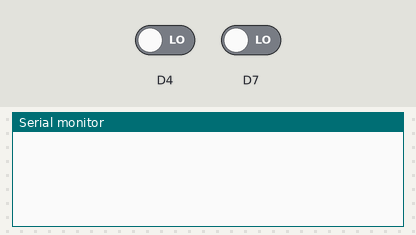
Bench run of a sketch on a simulated ESP8266 (Wemos D1 mini). Shown: the last lines printed to the serial monitor. Inputs (shaded band) come from the test bench; at power-on: D4 LOW, D7 LOW. WiFi joins after 1.5 s; servers stay silent unless stated; web services answer with replies made up by the test bench.

Above: at 3.2 s.
3.3 s: D4 driven HIGH
At 4.4 s:
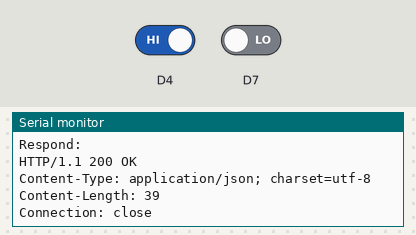
At 5.3 s:
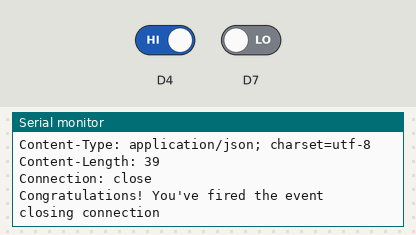

Measured:
- after the input at 3.3 s, the serial monitor: prints a new line at once (image 1)

The sketch:

pir_with_8266.ino
```cpp
/*
Erics Super Simple motion sensor alarm system using a Wemos D1 mini and Passive infra-red (PIR) sensor to send you notifications via IFTTT
My Youtube Channel  : http://www.youtube.com/mkmeorg
My website   : http://www.mkme.org
If you use this code or personalize it etc- please consider sharing it back with the world Open-Source
Tested with Arduino IDE 1.6.7
Connect PIR sensor V+ to 5V , V- to GND and Signal as per the sketch below.
V1 Basic Sketch Works to send emails every 10 seconds or around there.
V2 works smoke and motion
V3 Wont boot if d8 high on startup- Changed to Pin 7 and this works. Levelconverter in place and tested- works perfect for 5V in
   Note: MQ2 draws too much for board to support and will need standalone Vref
V4 converting to IFTTT and temporarily removed smoke detection. Disabled wificlient in setup and only activate when ifttt is called- power savings
   Some code borrowed from: https://github.com/beamzer/Wemos-IFTTT-Button/blob/master/Wemos-IFTTT-Button/Wemos-IFTTT-Button.ino
   Another cool version: https://nobugsjustfeatures.wordpress.com/2017/12/11/pir-sensor-alarm-with-esp8266-and-ifttt-webhooks-maker/
   Added to Github
1-31-2017- Added setup- WiFi.hostname("Name"); to identify the ESP8266 properly on the network- works!
Yes some variables are no longer used and should be removed. That is a future person problem- deal with it.
Yes credentials are hard coded- I did this to expressly annoy the internutz. Life is about joy in little wins....
*/

#include <ESP8266WiFi.h>
const char* ssid     = "Awez";      // SSID of local network
const char* password = "abcdefgh";   // Password on network
String result;
String smoke ;
String motion ;

void setup()
{
  pinMode(D4, INPUT);
  pinMode(D7, INPUT);
  delay(2000);
  Serial.begin(115200);
  WiFi.hostname("ESP8266MotionSensor"); //This changes the hostname of the ESP8266 to display neatly on the network esp on router.
  WiFi.begin(ssid, password);
}

void ifttt() //Wifi connection and send all the data to IFTTT
{
  const char host[ ]        = "maker.ifttt.com";          // maker channel of IFTTT
  const char trigger[ ]     = "IOT_Motion_Sensor";                   //name of the trigger you would like to send to IFTTT
  const char APIKey[ ]      = "pxTmQ6ljMAQQPuEluzqyhwnF3Y3V3-ZGmAhtY_V1rzb";      //Your maker key for Webhooks on IFTTT
  Serial.print("Connect to: ");
  Serial.println(host);
  // WiFiClient to make HTTP connection
  WiFiClient client;
  if (!client.connect(host, 80)) {
    Serial.println("connection failed");
    return;
    }

// Build URL
  String url = String("/trigger/") + trigger + String("/with/key/") + APIKey;
  Serial.print("Requesting URL: ");
  Serial.println(url);

// Send request to IFTTT
  client.print(String("GET ") + url + " HTTP/1.1\r\n" + "Host: " + host + "\r\n" + "Connection: close\r\n\r\n");
  //FYI rn rn is just two new lines to comply with http format
   delay(20);

// Read all the lines of the reply from server and print them to Serial
  Serial.println("Respond:");
  while(client.available()){
    String line = client.readStringUntil('\r');
    Serial.print(line);
    }
  Serial.println();
  Serial.println("closing connection");
  Serial.println(); //space things our in serial monitor for purdy
  Serial.println();
  client.stop();  //V5 added this to disconnect
  delay (20000); //This delay here just to stop spamming of emails- should be polished to a better method/location
 }

void loop() //Where stuffz happens
{
 if(digitalRead(D4)== HIGH)  // ||digitalRead(D7)== HIGH) Removed MQ2 or condition
  {
   motion = digitalRead(D4); //PIR sensor pin
   smoke = digitalRead(D7);  //MQ2 smoke sensor pin
   Serial.println("Alarm detected!"); //Send things to serial for handy dandy info
   Serial.print("motion ");
   Serial.println(motion);
   Serial.print("smoke ");
   Serial.println(smoke);
   ifttt(); //Tell IFTTT that intruder detected
  }
  else
  {
    //Serial.println("no trigger"); //enable for debugging of no event being triggered
  }
}
```
